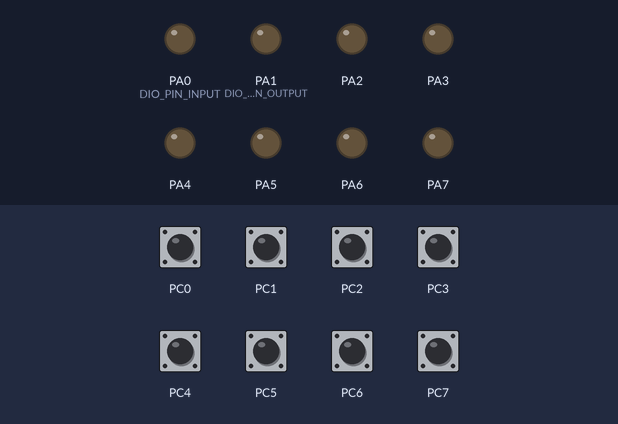
Recording of a program running on a simulated ATmega32, built with avr-gcc and emulated at 8 MHz. On the bench: output pins drawn as LEDs (lit = HIGH). Dashed ring = blinking. The inputs (shaded band) are chosen by the test bench; at power-on: PC0–7 HIGH.

Above: at 1.2 s.
1.3 s: PC1 pulled LOW for 0.15 s
At 1.42 s:
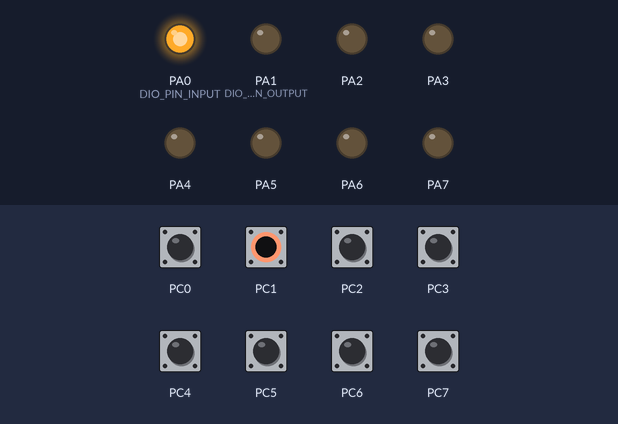
4.3 s: PC3 pulled LOW for 0.15 s
At 4.42 s:
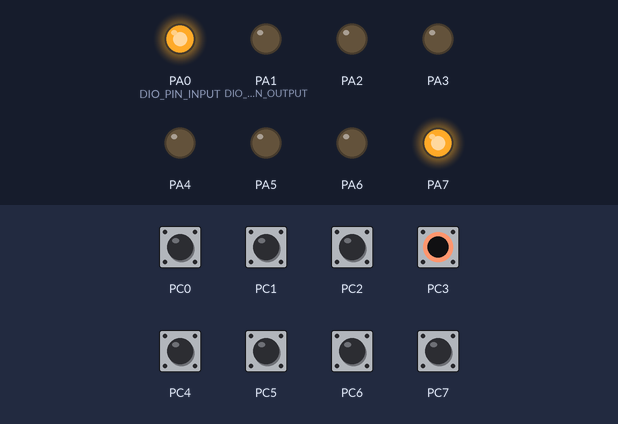
6.8 s: PC0 pulled LOW for 0.15 s
At 7.6 s:
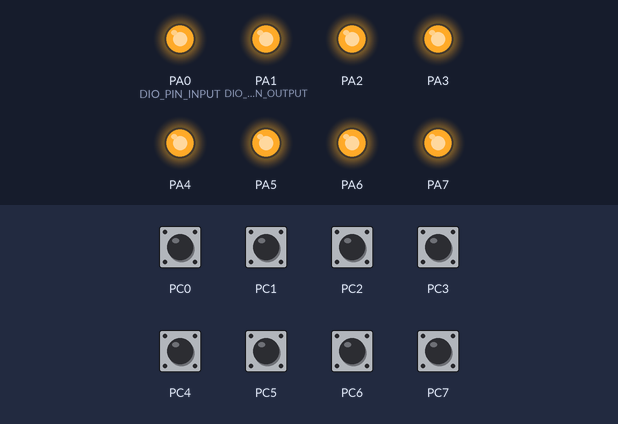
9.3 s: PC6 pulled LOW for 0.15 s
At 9.68 s:
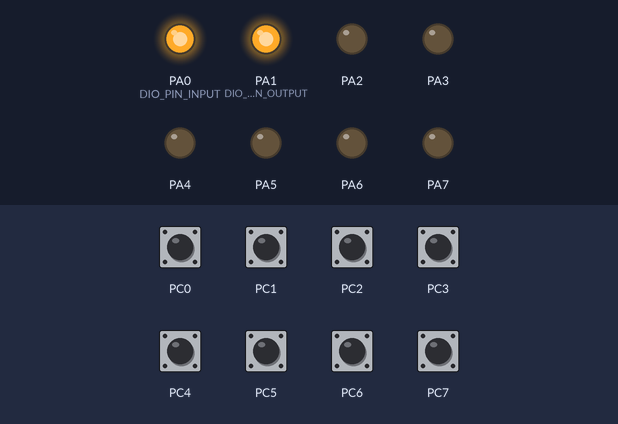
12.3 s: PC5 pulled LOW for 0.15 s
At 13.2 s:
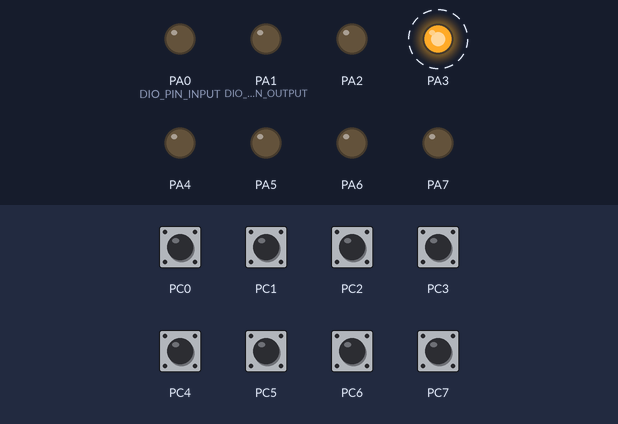
Timing chart, 0 to 17.9 s (numbered marks = the images above; inputs shaded):
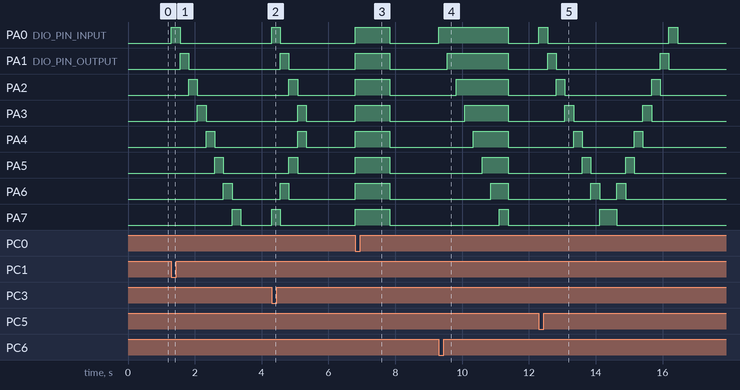

The program:

main.c
```c
/*
 *
 *Ahmed Hassan Salama
 *SW_APP
 *
 */

#include <util/delay.h>

#include "STD_TYPES.h"
#include "BIT_MATH.h"

#include "DIO_interface.h"
#include "LED_interface.h"
#include "SW_interface.h"


#define NUM_OF_LEDS    8
#define NUM_OF_SW      8
#define LOOP(N) for(u8 i = 0; i < N; ++i)

// Define All Configuration for LEDs
LED_Type_t Leds[NUM_OF_LEDS] = {
		{LED_PORTA, LED_PIN0, ACTIVE_HIGH},
		{LED_PORTA, LED_PIN1, ACTIVE_HIGH},
		{LED_PORTA, LED_PIN2, ACTIVE_HIGH},
		{LED_PORTA, LED_PIN3, ACTIVE_HIGH},
		{LED_PORTA, LED_PIN4, ACTIVE_HIGH},
		{LED_PORTA, LED_PIN5, ACTIVE_HIGH},
		{LED_PORTA, LED_PIN6, ACTIVE_HIGH},
		{LED_PORTA, LED_PIN7, ACTIVE_HIGH}
};

SW_Type_t SW[NUM_OF_SW] = {
		{SW_PORTC, LED_PIN0, SW_Int_PULL_UP},
		{SW_PORTC, LED_PIN1, SW_Int_PULL_UP},
		{SW_PORTC, LED_PIN2, SW_Int_PULL_UP},
		{SW_PORTC, LED_PIN3, SW_Int_PULL_UP},
		{SW_PORTC, LED_PIN4, SW_Int_PULL_UP},
		{SW_PORTC, LED_PIN5, SW_Int_PULL_UP},
		{SW_PORTC, LED_PIN6, SW_Int_PULL_UP},
		{SW_PORTC, LED_PIN7, SW_Int_PULL_UP}
};

void flashingEvery1000ms              (void);
void shiftingLeftEvery250ms           (void);
void shiftingRightEvery250ms          (void);
void twoLedsConvergeEvery250ms        (void);
void twoLedsDivergeEvery250ms         (void);
void pingPongEvery250ms               (void);
void incrementingEvery250             (void);
void twoLedsConvergeDivergeEvery250ms (void);

void main()
{
	// Initialization Of LEDs
	LOOP(NUM_OF_LEDS) {

		LED_voidInit   (Leds[i]);
	}

	// Initialization Of Switchs
	LOOP(NUM_OF_SW) {

		SW_voidInit    (SW[i]);
	}

	while(1)
	{
		LOOP(NUM_OF_SW) {

			if (SW_u8GetPressed (SW[i])) {

				switch (i)
				{
				case 0 : flashingEvery1000ms              (); break;
				case 1 : shiftingLeftEvery250ms           (); break;
				case 2 : shiftingRightEvery250ms          (); break;
				case 3 : twoLedsConvergeEvery250ms        (); break;
				case 4 : twoLedsDivergeEvery250ms         (); break;
				case 5 : pingPongEvery250ms               (); break;
				case 6 : incrementingEvery250             (); break;
				case 7 : twoLedsConvergeDivergeEvery250ms (); break;
				}
			}
		}
	}
}

void flashingEvery1000ms              (void) {

	LOOP(NUM_OF_LEDS) {

		LED_voidOn (Leds[i]);
	}

	_delay_ms(1000);

	LOOP(NUM_OF_LEDS) {

		LED_voidOff (Leds[i]);
	}
	_delay_ms(1000);
}

void shiftingLeftEvery250ms           (void) {

	LOOP(NUM_OF_LEDS) {

		LED_voidOn     (Leds[i]);
		_delay_ms(250);
		LED_voidOff     (Leds[i]);
	}
}

void shiftingRightEvery250ms          (void) {

	LOOP(NUM_OF_LEDS) {

		LED_voidOn     (Leds[7 - i]);
		_delay_ms(250);
		LED_voidOff     (Leds[7 - i]);
	}
}

void twoLedsConvergeEvery250ms        (void) {

	LOOP(NUM_OF_LEDS / 2) {

		LED_voidOn     (Leds[i]);
		LED_voidOn     (Leds[7 - i]);
		_delay_ms(250);
		LED_voidOff     (Leds[i]);
		LED_voidOff     (Leds[7 - i]);
	}
}

void twoLedsDivergeEvery250ms         (void) {

	LOOP(NUM_OF_LEDS / 2) {

		LED_voidOn     (Leds[i + 4]);
		LED_voidOn     (Leds[3 - i]);
		_delay_ms(250);
		LED_voidOff     (Leds[i + 4]);
		LED_voidOff     (Leds[3 - i]);
	}
}

void pingPongEvery250ms               (void) {

	LOOP(NUM_OF_LEDS) {

		LED_voidOn     (Leds[i]);
		_delay_ms(250);
		LED_voidOff     (Leds[i]);
	}

	LOOP(NUM_OF_LEDS) {

		LED_voidOn     (Leds[7 - i]);
		_delay_ms(250);
		LED_voidOff     (Leds[7 - i]);
	}

	_delay_ms(250);
}

void incrementingEvery250             (void) {

	LOOP(NUM_OF_LEDS) {

		LED_voidOn     (Leds[i]);
		_delay_ms(250);
	}

	LOOP(NUM_OF_LEDS) {

		LED_voidOff     (Leds[i]);
	}

	_delay_ms(250);
}

void twoLedsConvergeDivergeEvery250ms (void) {

	LOOP(NUM_OF_LEDS / 2) {

		LED_voidOn     (Leds[i]);
		LED_voidOn     (Leds[7 - i]);
		_delay_ms(250);
		LED_voidOff     (Leds[i]);
		LED_voidOff     (Leds[7 - i]);
	}

	LOOP(NUM_OF_LEDS / 2) {

		LED_voidOn     (Leds[i + 4]);
		LED_voidOn     (Leds[3 - i]);
		_delay_ms(250);
		LED_voidOff     (Leds[i + 4]);
		LED_voidOff     (Leds[3 - i]);
	}
}
```

LED_interface.h
```c
/*
*---------------------------------------------------------------------------------------------*
*<<<<<<<<<<<<<<<<<<<<<<<<<<<<<<<<<<<<<   LED_interface.h   >>>>>>>>>>>>>>>>>>>>>>>>>>>>>>>>>>>*
*---------------------------------------------------------------------------------------------*
*
* Author  : Ahmed Hassan Salama
* Layer  : HAL
* SWC   : LED
*
*/

#ifndef LED_INTERFACE_H_
#define LED_INTERFACE_H_

// PINS_Define
#define LED_PIN0 0
#define LED_PIN1 1
#define LED_PIN2 2
#define LED_PIN3 3
#define LED_PIN4 4
#define LED_PIN5 5
#define LED_PIN6 6
#define LED_PIN7 7

// PORTS_Define
#define LED_PORTA 0
#define LED_PORTB 1
#define LED_PORTC 2
#define LED_PORTD 3

// Connection_Type
#define ACTIVE_HIGH 1
#define ACTIVE_LOW  0

typedef struct {

	u8 Port;
	u8 Pin;
	u8 Active_State;
}LED_Type_t;

// LED_Operations
void LED_voidInit   (LED_Type_t Copy_structLedConfig);
void LED_voidOn     (LED_Type_t Copy_structLedConfig);
void LED_voidOff    (LED_Type_t Copy_structLedConfig);
void LED_voidToggle (LED_Type_t Copy_structLedConfig);


#endif // LED_INTERFACE_H_
```

LED_program.c
```c
/*
*---------------------------------------------------------------------------------------------*
*<<<<<<<<<<<<<<<<<<<<<<<<<<<<<<<<<<<<<   LED_program.c   >>>>>>>>>>>>>>>>>>>>>>>>>>>>>>>>>>>*
*---------------------------------------------------------------------------------------------*
*
* Author  : Ahmed Hassan Salama
* Layer  : HAL
* SWC   : LED
*
*/
#include <util/delay.h>

#include "STD_TYPES.h"
#include "BIT_MATH.h"

#include "DIO_interface.h"
#include "LED_interface.h"

#include "LED_private.h"

void LED_voidInit   (LED_Type_t Copy_structLedConfig)
{
	DIO_enumSetPinDirection (Copy_structLedConfig.Port, Copy_structLedConfig.Pin, DIO_PIN_OUTPUT);
}

void LED_voidOn     (LED_Type_t Copy_structLedConfig)
{
	if (Copy_structLedConfig.Active_State == ACTIVE_HIGH)
	{
		DIO_enumSetPinValue (Copy_structLedConfig.Port, Copy_structLedConfig.Pin, DIO_PIN_HIGH);
	}

	else if (Copy_structLedConfig.Active_State == ACTIVE_LOW)
	{
		DIO_enumSetPinValue (Copy_structLedConfig.Port, Copy_structLedConfig.Pin, DIO_PIN_LOW);
	}
}

void LED_voidOff    (LED_Type_t Copy_structLedConfig)
{
	if (Copy_structLedConfig.Active_State == ACTIVE_HIGH)
	{
		DIO_enumSetPinValue (Copy_structLedConfig.Port, Copy_structLedConfig.Pin, DIO_PIN_LOW);
	}

	else if (Copy_structLedConfig.Active_State == ACTIVE_LOW)
	{
		DIO_enumSetPinValue (Copy_structLedConfig.Port, Copy_structLedConfig.Pin, DIO_PIN_HIGH);
	}
}

void LED_voidToggle (LED_Type_t Copy_structLedConfig)
{
	DIO_enumTogglePinValue (Copy_structLedConfig.Port, Copy_structLedConfig.Pin);
}
```

SW_interface.h
```c
/*
*---------------------------------------------------------------------------------------------*
*<<<<<<<<<<<<<<<<<<<<<<<<<<<<<<<<<<<<<   SW_interface.h   >>>>>>>>>>>>>>>>>>>>>>>>>>>>>>>>>>>*
*---------------------------------------------------------------------------------------------*
*
* Author  : Ahmed Hassan Salama
* Layer  : HAL
* SWC   : SW
*
*/

#ifndef SW_INTERFACE_H_
#define SW_INTERFACE_H_

#define SW_PRESSED     1
#define SW_NOT_PRESSED 0

// Port_Defines
#define SW_PORTA 0
#define SW_PORTB 1
#define SW_PORTC 2
#define SW_PORTD 3

// Pin_Defines
#define SW_PIN0 0
#define SW_PIN1 1
#define SW_PIN2 2
#define SW_PIN3 3
#define SW_PIN4 4
#define SW_PIN5 5
#define SW_PIN6 6
#define SW_PIN7 7

// Pull_State
#define SW_Int_PULL_UP   0
#define SW_Ext_PULL_UP   1
#define SW_Ext_PULL_DOWN 2
#define SW_FLOATING      3

typedef struct {

	u8 Port       ;
	u8 Pin        ;
	u8 Pull_State ;
}SW_Type_t;

void SW_voidInit     (SW_Type_t Copy_structSwConfig);
u8   SW_u8GetPressed (SW_Type_t Copy_structSwConfig);
#endif //SW_INTERFACE_H_
```

SW_program.c
```c
/*
*---------------------------------------------------------------------------------------------*
*<<<<<<<<<<<<<<<<<<<<<<<<<<<<<<<<<<<<<   SW_program.c   >>>>>>>>>>>>>>>>>>>>>>>>>>>>>>>>>>>*
*---------------------------------------------------------------------------------------------*
*
* Author  : Ahmed Hassan Salama
* Layer  : HAL
* SWC   : SW
*
*/
#include "STD_TYPES.h"
#include "BIT_MATH.h"

#include "util/delay.h"

#include "DIO_interface.h"
#include "SW_interface.h"

void SW_voidInit     (SW_Type_t Copy_structSwConfig)
{
	DIO_enumSetPinDirection (Copy_structSwConfig.Port, Copy_structSwConfig.Pin, DIO_PIN_INPUT);

	if (Copy_structSwConfig.Pull_State == SW_Int_PULL_UP) {
		DIO_enumSetPinValue (Copy_structSwConfig.Port, Copy_structSwConfig.Pin, DIO_PIN_HIGH);
	}
}

u8   SW_u8GetPressed (SW_Type_t Copy_structSwConfig)
{
	u8 LOC_u8Result = SW_NOT_PRESSED;
	u8 LOC_u8PinValue  = SW_NOT_PRESSED;

	if (Copy_structSwConfig.Pull_State == SW_Int_PULL_UP || Copy_structSwConfig.Pull_State == SW_Ext_PULL_UP) {
		DIO_enumGetPinValue (Copy_structSwConfig.Port, Copy_structSwConfig.Pin, &LOC_u8PinValue);

		if (LOC_u8PinValue == 0) {
			LOC_u8Result = SW_PRESSED;
		}
	}

	else if (Copy_structSwConfig.Pull_State == SW_Ext_PULL_DOWN) {
		DIO_enumGetPinValue (Copy_structSwConfig.Port, Copy_structSwConfig.Pin, &LOC_u8PinValue);

		if (LOC_u8PinValue == 1) {
			LOC_u8Result = SW_PRESSED;
		}
	}

	return LOC_u8Result;
}
```

BIT_MATH.h
```c
/*
*----------------------------------------------------------------------------------------*
*<<<<<<<<<<<<<<<<<<<<<<<<<<<<<<<<<<<<<   BIT_MATH.h   >>>>>>>>>>>>>>>>>>>>>>>>>>>>>>>>>>>*
*----------------------------------------------------------------------------------------*
*
* Author  : Ahmed Hassan Salama
* Layer  : LIB
*
*/

#ifndef BIT_MATH_H_
#define BIT_MATH_H_

//BIT_OPERATION
#define SET_BIT(reg,bit)   reg|=(1<<bit)
#define CLR_BIT(reg,bit)   reg&=(~(1<<bit))
#define TOG_BIT(reg,bit)   reg^=(1<<bit)
#define GET_BIT(reg,bit)   (reg&(1<<bit))>>bit

#endif // BIT_MATH_H_
```

DIO_interface.h
```c
/*
*---------------------------------------------------------------------------------------------*
*<<<<<<<<<<<<<<<<<<<<<<<<<<<<<<<<<<<<<   DIO_interface.h   >>>>>>>>>>>>>>>>>>>>>>>>>>>>>>>>>>>*
*---------------------------------------------------------------------------------------------*
*
* Author  : Ahmed Hassan Salama
* Layer  : MCAL
* SWC   : DIO/GPIO
*
*/
#ifndef DIO_INTERFACE_H_
#define DIO_INTERFACE_H_

typedef enum {
	DIO_NOK,
	DIO_OK
}DIO_ErrorStatus;

// PORTS_Defines
#define DIO_PORTA 0
#define DIO_PORTB 1
#define DIO_PORTC 2
#define DIO_PORTD 3

// PINS_Defines
#define DIO_PIN0 0
#define DIO_PIN1 1
#define DIO_PIN2 2
#define DIO_PIN3 3
#define DIO_PIN4 4
#define DIO_PIN5 5
#define DIO_PIN6 6
#define DIO_PIN7 7

// PIN_Direction
#define DIO_PIN_OUTPUT 1
#define DIO_PIN_INPUT 0

// PIN_Value_Options
#define DIO_PIN_HIGH 1
#define DIO_PIN_LOW  0

// PORT_Direction
#define DIO_PORT_OUTPUT 0xff
#define DIO_PORT_INPUT 0

// PORT_Value_Options
#define DIO_PORT_HIGH 0xff
#define DIO_PORT_LOW  0

// PINS
DIO_ErrorStatus DIO_enumSetPinDirection (u8 Copy_u8Port, u8 Copy_u8Pin, u8 Copy_u8Direction);
DIO_ErrorStatus DIO_enumSetPinValue     (u8 Copy_u8Port, u8 Copy_u8Pin, u8 Copy_u8Value    );
DIO_ErrorStatus DIO_enumGetPinValue     (u8 Copy_u8Port, u8 Copy_u8Pin, u8 *Copy_u8PtrData );
DIO_ErrorStatus DIO_enumTogglePinValue  (u8 Copy_u8Port, u8 Copy_u8Pin                               );

// PORTS
DIO_ErrorStatus DIO_enumSetPortDirection (u8 Copy_u8Port, u8 Copy_u8Direction);
DIO_ErrorStatus DIO_enumSetPortValue     (u8 Copy_u8Port, u8 Copy_u8Value    );
DIO_ErrorStatus DIO_enumGetPortValue     (u8 Copy_u8Port, u8 *Copy_u8PtrData );
DIO_ErrorStatus DIO_enumTogglePortValue  (u8 Copy_u8Port                               );

// NIBBLES
DIO_ErrorStatus DIO_enumWritHighNibbles (u8 Copy_u8Port, u8 Copy_u8Value);
DIO_ErrorStatus DIO_enumWritLowNibbles  (u8 Copy_u8Port, u8 Copy_u8Value);
#endif // DIO_INTERFACE_H_
```

DIO_private.h
```c
/*
*---------------------------------------------------------------------------------------------*
*<<<<<<<<<<<<<<<<<<<<<<<<<<<<<<<<<<<<<   DIO_private.h   >>>>>>>>>>>>>>>>>>>>>>>>>>>>>>>>>>>*
*---------------------------------------------------------------------------------------------*
*
* Author  : Ahmed Hassan Salama
* Layer  : MCAL
* SWC   : DIO/GPIO
*
*/

#ifndef DIO_PRIVATE_H_
#define DIO_PRIVATE_H_

/* PORtA_Register */
#define PORTA_Register  *((volatile u8*)0x3B)
#define DDRA_Register   *((volatile u8*)0x3A)
#define PINA_Register   *((volatile u8*)0x39)

/* PORtB_Register */
#define PORTB_Register  *((volatile u8*)0x38)
#define DDRB_Register   *((volatile u8*)0x37)
#define PINB_Register   *((volatile u8*)0x36)

/* PORtC_Register */
#define PORTC_Register  *((volatile u8*)0x35)
#define DDRC_Register   *((volatile u8*)0x34)
#define PINC_Register   *((volatile  u8*)0x33)

/* PORtD_Register */
#define PORTD_Register  *((volatile u8*)0x32)
#define DDRD_Register   *((volatile u8*)0x31)
#define PIND_Register   *((volatile u8*)0x30)
#endif // DIO_PRIVATE_H_
```

LED_private.h
```c
/*
*---------------------------------------------------------------------------------------------*
*<<<<<<<<<<<<<<<<<<<<<<<<<<<<<<<<<<<<<   LED_private.h   >>>>>>>>>>>>>>>>>>>>>>>>>>>>>>>>>>>*
*---------------------------------------------------------------------------------------------*
*
* Author  : Ahmed Hassan Salama
* Layer  : HAL
* SWC   : LED
*
*/
#ifndef LED_PRIVATE_H_
#define LED_PRIVATE_H_


#endif // LED_PRIVATE_H_
```

STD_TYPES.h
```c
/*
*-----------------------------------------------------------------------------------------*
*<<<<<<<<<<<<<<<<<<<<<<<<<<<<<<<<<<<<<   STD_TYPES.h   >>>>>>>>>>>>>>>>>>>>>>>>>>>>>>>>>>>*
*-----------------------------------------------------------------------------------------*
*
* Author  : Ahmed Hassan Salama
* Layer  : LIB
*
*/

#ifndef STD_TYPES_H_
#define STD_TYPES_H_

typedef unsigned char            u8 ;
typedef unsigned short int       u16;
typedef unsigned long int        u32;
typedef unsigned long long int   u64;
typedef signed char              s8 ;
typedef signed short int         s16;
typedef signed long int          s32;
typedef signed long long int     s64;
typedef float                    f32;
typedef double                   f64;


#endif /* STD_TYPES_H_*/
```

Source omitted: DIO_program.c (7755 bytes)

Measured:
- after the input at 1.3 s, PA0 (DIO_PIN_INPUT): LOW → HIGH at once, → LOW 0.26 s later; PA1 (DIO_PIN_OUTPUT): LOW → HIGH after 0.26 s, → LOW 0.26 s later; PA2: LOW → HIGH after 0.52 s, → LOW 0.26 s later; PA3: LOW → HIGH after 0.78 s, → LOW 0.26 s later; PA4: LOW → HIGH after 1.0 s, → LOW 0.26 s later
- after the input at 4.3 s, PA0 (DIO_PIN_INPUT), PA7: LOW → HIGH at once, → LOW 0.26 s later; PA1 (DIO_PIN_OUTPUT), PA6: LOW → HIGH after 0.26 s, → LOW 0.26 s later; PA2, PA5: LOW → HIGH after 0.52 s, → LOW 0.26 s later; PA3, PA4: LOW → HIGH after 0.78 s, → LOW 0.26 s later
- after the input at 6.8 s, PA0 (DIO_PIN_INPUT), PA1 (DIO_PIN_OUTPUT), PA2–7: LOW → HIGH at once, → LOW 1.0 s later
- after the input at 9.3 s, PA0 (DIO_PIN_INPUT): LOW → HIGH at once, → LOW 2.1 s later; PA1 (DIO_PIN_OUTPUT): LOW → HIGH after 0.26 s, → LOW 1.8 s later; PA2: LOW → HIGH after 0.52 s, → LOW 1.6 s later; PA3: LOW → HIGH after 0.78 s, → LOW 1.3 s later; PA4: LOW → HIGH after 1.0 s, → LOW 1.0 s later
- after the input at 12.3 s, PA0 (DIO_PIN_INPUT): alternates HIGH for 0.26 s and LOW for 3.6 s, starting at once; PA1 (DIO_PIN_OUTPUT): alternates HIGH for 0.26 s and LOW for 3.1 s, starting after 0.26 s
